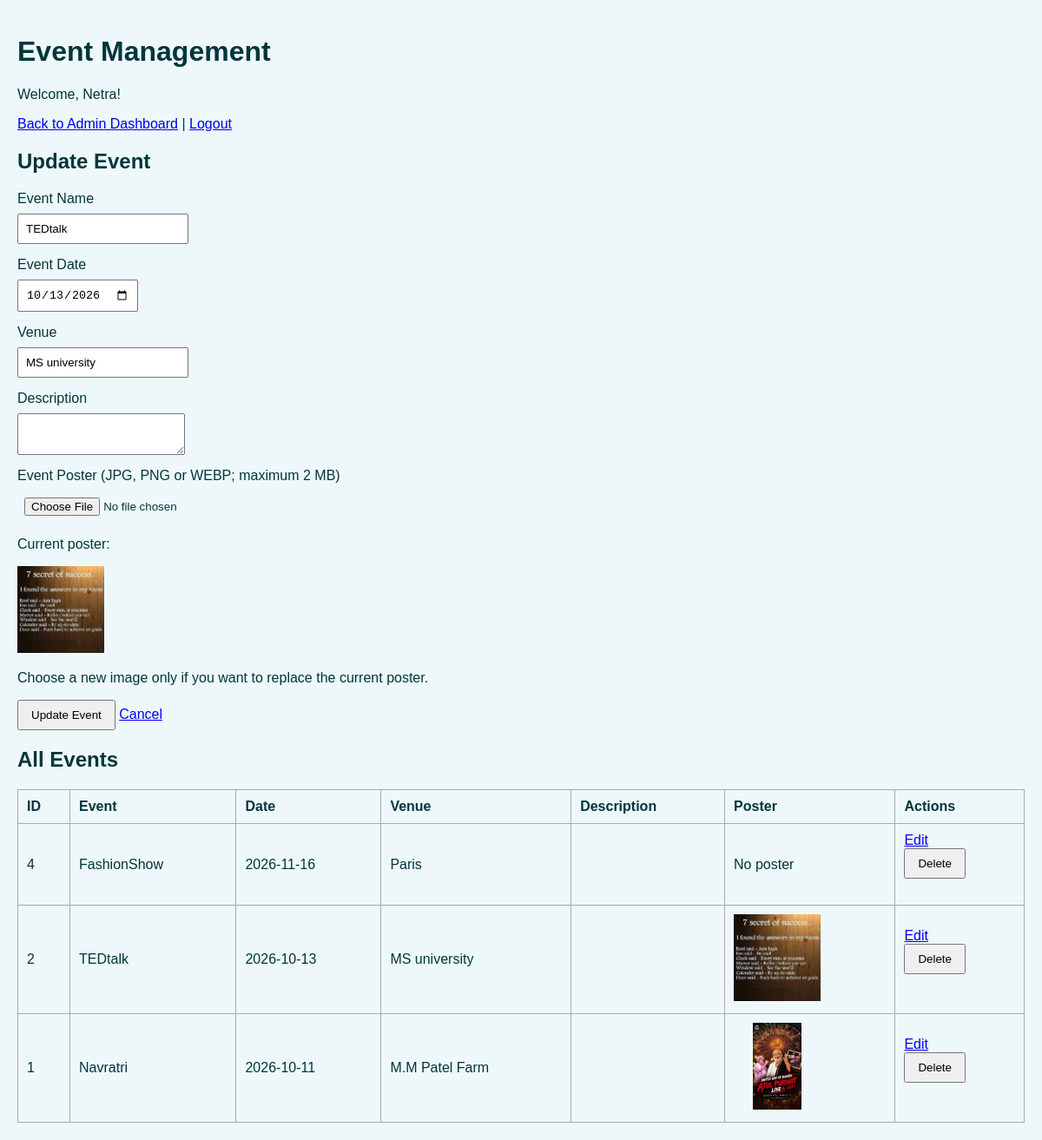
Screenshot of /events.php?edit=2 (signed in) with the database file from the repository.
### tables this page shows
CREATE TABLE `events` (
  `event_id` int(11) NOT NULL,
  `event_name` varchar(100) NOT NULL,
  `event_date` date NOT NULL,
  `venue` varchar(100) DEFAULT NULL,
  `description` varchar(255) DEFAULT NULL,
  `poster` varchar(255) DEFAULT NULL
);

### events.php (the view, shortened to what this page needs)
<?php
include "db.php";
$folder = "uploads/event_posters/";
$editEvent = null;
function e($value) {
    return htmlspecialchars((string)$value, ENT_QUOTES, "UTF-8");
}
if (isset($_GET["edit"])) {
    $id = (int)$_GET["edit"];
    $stmt = mysqli_prepare($conn, "SELECT * FROM events WHERE event_id = ?");
    mysqli_stmt_bind_param($stmt, "i", $id);
    mysqli_stmt_execute($stmt);
    $result = mysqli_stmt_get_result($stmt);
    $editEvent = mysqli_fetch_assoc($result);
}
$events = mysqli_query($conn, "SELECT * FROM events ORDER BY event_date DESC");
?>
<!DOCTYPE html>
<html>
<head>
    <link rel="stylesheet" href="dashboard.css">
</head>
<body>
<h1>Event Management</h1>
<p>Welcome, <?php echo e($_SESSION["name"] ?? "Admin"); ?>!</p>
<p><a href="admin.php">Back to Admin Dashboard</a> | <a href="logout.php">Logout</a></p>
<h2><?php echo $editEvent ? "Update Event" : "Add Event"; ?></h2>
<form method="POST" enctype="multipart/form-data">
    <label>Event Name</label>
    <input type="text" name="event_name" required maxlength="100" value="<?php echo e($editEvent["event_name"] ?? ""); ?>">
    <label>Event Date</label>
    <input type="date" name="event_date" required value="<?php echo e($editEvent["event_date"] ?? ""); ?>">
    <label>Venue</label>
    <input type="text" name="venue" required maxlength="100" value="<?php echo e($editEvent["venue"] ?? ""); ?>">
    <label>Description</label>
    <textarea name="description" maxlength="255"><?php echo e($editEvent["description"] ?? ""); ?></textarea>
    <label>Event Poster (JPG, PNG or WEBP; maximum 2 MB)</label>
    <input type="file" name="poster" accept=".jpg,.jpeg,.png,.webp,image/jpeg,image/png,image/webp">
    <?php if ($editEvent && !empty($editEvent["poster"])) { ?>
        <p>Current poster:</p>
        <img src="<?php echo e($folder . basename($editEvent["poster"])); ?>" alt="Current event poster">
        <p>Choose a new image only if you want to replace the current poster.</p>
    <?php } ?>
    <button type="submit"><?php echo $editEvent ? "Update Event" : "Add Event"; ?></button>
    <?php if ($editEvent) { ?>
        <a href="events.php">Cancel</a>
    <?php } ?>
</form>
<h2>All Events</h2>
<table>
    <tr>
        <th>ID</th>
        <th>Event</th>
        <th>Date</th>
        <th>Venue</th>
        <th>Description</th>
        <th>Poster</th>
        <th>Actions</th>
    </tr>
    <?php if ($events && mysqli_num_rows($events) > 0) { ?>
        <?php while ($row = mysqli_fetch_assoc($events)) { ?>
            <tr>
                <td><?php echo e($row["event_id"]); ?></td>
                <td><?php echo e($row["event_name"]); ?></td>
                <td><?php echo e($row["event_date"]); ?></td>
                <td><?php echo e($row["venue"]); ?></td>
                <td><?php echo e($row["description"]); ?></td>
                <td>
                    <?php if (!empty($row["poster"]) && is_file($folder . basename($row["poster"]))) { ?>
                        <img src="<?php echo e($folder . basename($row["poster"])); ?>" alt="Event poster">
                    <?php } else { ?>
                        No poster
                    <?php } ?>
                </td>
                <td>
                    <a href="events.php?edit=<?php echo e($row["event_id"]); ?>">Edit</a>
                    <form method="POST" onsubmit="return confirm('Delete this event?');">
                        <button type="submit">Delete</button>
                    </form>
                </td>
            </tr>
        <?php } ?>
    <?php } else { ?>
        <tr><td colspan="7">No events available.</td></tr>
    <?php } ?>
</table>
</body>
</html>

### dashboard.css (style rules this page uses)
* { box-sizing:border-box; }
body { margin:0; font-family:Arial, Helvetica, sans-serif; background:#eef8fa; color:#02353C; }

### events.php (style rules this page uses)
body { padding: 20px; }
form { margin-bottom: 20px; }
input, textarea { display: block; margin: 8px 0 15px; padding: 8px; max-width: 100%; }
button { padding: 8px 14px; cursor: pointer; }
table { width: 100%; border-collapse: collapse; margin-top: 20px; }
th, td { border: 1px solid #aaa; padding: 10px; text-align: left; }
img { width: 100px; max-height: 100px; object-fit: contain; }

### rows the page displays
events: event_name "TEDtalk", event_date "10/13/2026", venue "MS university", poster (picture), event_id "2", event_date "2026-10-13"
events: event_id "4", event_name "FashionShow", event_date "2026-11-16", venue "Paris", shows "No poster"
events: event_id "1", event_name "Navratri", event_date "2026-10-11", venue "M.M Patel Farm", poster (picture)

### other values shown
$_SESSION["name"] "Netra"
